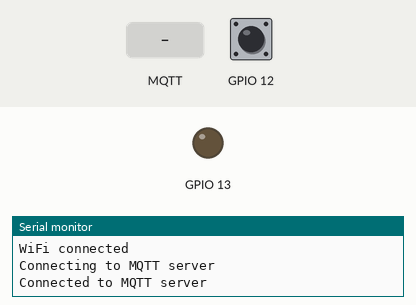
Simulated run of this program. Board: ESP8266 (NodeMCU). On the bench: output pins drawn as LEDs (lit = HIGH), the last lines printed to the serial monitor. The test bench sets the inputs (shaded band); at power-on: GPIO 12 HIGH. WiFi joins after 1.5 s; servers stay silent unless stated; no MQTT or app messages arrive unless stated.

Above: at 2.7 s.
2.8 s: MQTT message "5" arrives on the first subscribed topic
At 4.2 s:
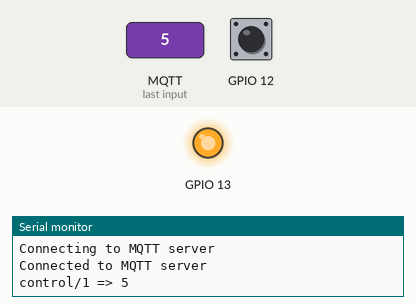
5.0 s: MQTT message "0" arrives on the first subscribed topic
At 6.7 s:
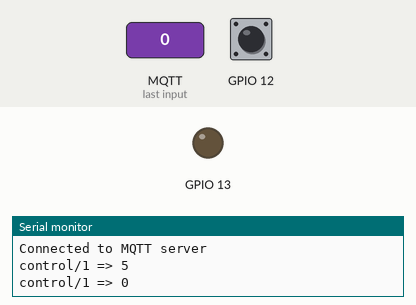
7.0 s: MQTT message "90" arrives on the first subscribed topic
At 8.5 s:
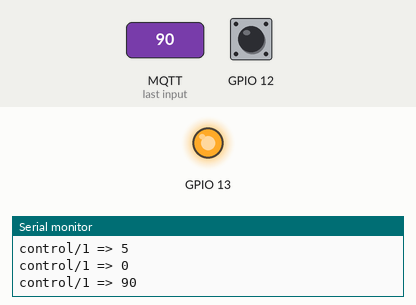
Timing chart, 0 to 10.0 s (numbered marks = the images above; inputs shaded):
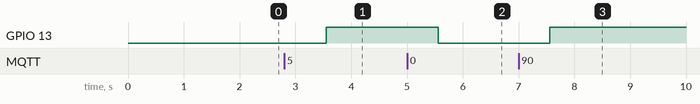

The program:

main.cpp
```cpp
#include <Arduino.h>
#include <ESP8266WiFi.h>
#include <PubSubClient.h>
#include <Wire.h>


const char *ssid = "WLAN";
const char *pass = "";

const char *mqtt_server = "m9.wqtt.ru";
const int mqtt_port = 15410;
const char *mqtt_user = "u_18FD72";
const char *mqtt_pass = "hVrYAptZ";
const char *hKey = "1";
const char *nKey = "0";

void callback(char *topic, const byte *payload, int length) {
    char message[5] = {0x00};

    for (int i = 0; i < length; i++)
        message[i] = (char) payload[i];

    Serial.print(topic);
    Serial.print(" => ");
    Serial.println(message);

    if (String(topic) == "control/1") {
        message[length] = 0x00;
        String str_msg = String(message);

        int isLock = str_msg.toInt();

        digitalWrite(13, isLock);
    }
}

WiFiClient wclient;
PubSubClient client(mqtt_server, mqtt_port, wclient);

void setup() {
    Serial.begin(115200);
    pinMode(12, INPUT_PULLUP);
    pinMode(13, OUTPUT);

    if (WiFi.status() != WL_CONNECTED) {
        Serial.print("Connecting to ");
        Serial.print(ssid);
        Serial.println("...");
        WiFi.begin(ssid, pass);

        if (WiFi.waitForConnectResult() != WL_CONNECTED)
            return;
        Serial.println("WiFi connected");
    }

    client.setCallback(callback);

    if (!client.connected()) {
        Serial.println("Connecting to MQTT server");
        if (client.connect("ESPLockController", mqtt_user, mqtt_pass)) {
            Serial.println("Connected to MQTT server");
        } else {
            Serial.println("Could not connect to MQTT server");
        }
    }
    client.subscribe("control/1");
}

void loop() {
    int LockStatus = digitalRead(12);

    if (client.connected()) {
        client.loop();
        if (LockStatus == 0)client.publish("status/1", hKey);
        else client.publish("status/1", nKey);
    }
    delay(1000);
}
```

Measured:
- after the input at 2.8 s, GPIO 13: LOW → HIGH after 0.76 s
- after the input at 5.0 s, GPIO 13: HIGH → LOW after 0.56 s
- after the input at 7.0 s, GPIO 13: LOW → HIGH after 0.56 s
